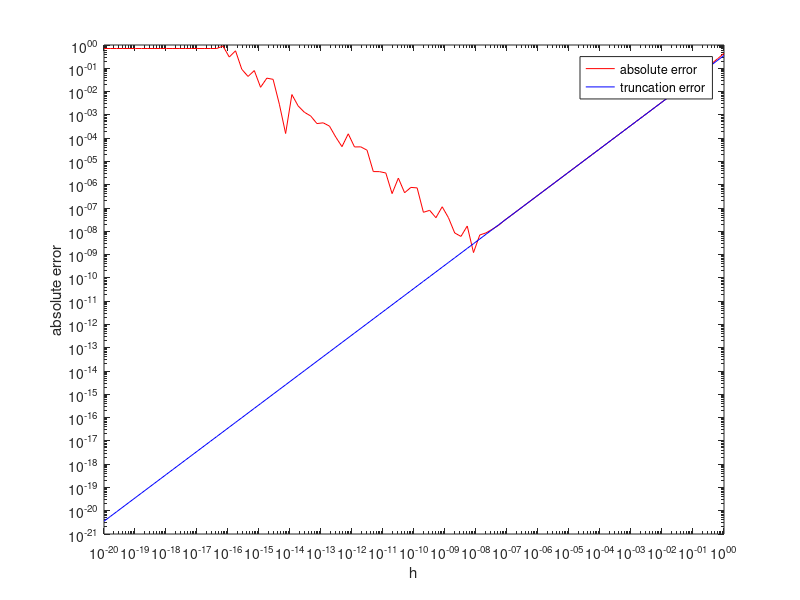

Write MATLAB code to recreate this figure.
% Q2 b 
clear all 
h = logspace(-20,0,100) % provided during TUT 

x0 = pi/4; 
der = cos(x0);
dydxapprox = (sin(x0+h)-sin(x0))./ h; 

abs_error = abs(der - dydxapprox); %difference btw der. and approx method 
truncation_error = abs(sin(x0))*h/2; % get from abs error 

% drawing the diagram 
clf 
figure(1)
loglog(h,abs_error,'r')
hold on 
figure(1)
loglog(h,truncation_error,'b')

xlabel('h')
ylabel('absolute error')

legend('absolute error','truncation error')

% the error is smooth of the error for large values of h 
% while it is erratic for small values of h is because that 
% the machine error in the epsilon 

% Q2 c 
% i believe that the minimum error happens when the absolute error 
% become linear in the diagram, which is about h = 8.302e-9.